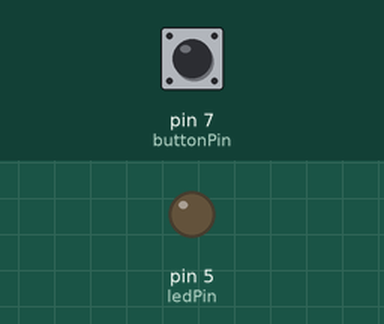
This sketch was run on a simulated Arduino Mega 2560, built with avr-gcc and run on an emulated ATmega2560. On the bench: output pins drawn as LEDs (lit = HIGH). Inputs (shaded band) come from the test bench; at power-on: pin 7 (buttonPin) LOW.

Above: at 1.2 s.
1.3 s: pin 7 (buttonPin) pulled HIGH for 0.15 s
At 1.37 s:
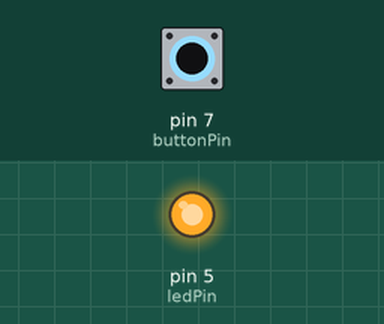
2.9 s: pin 7 (buttonPin) pulled HIGH for 3.2 s
At 7.2 s:
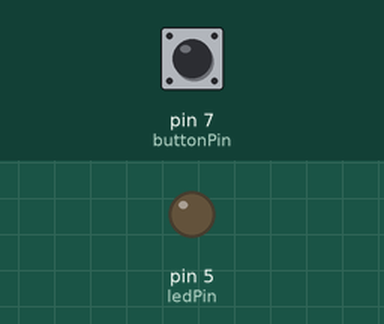
Timing chart, 0 to 8.7 s (numbered marks = the images above; inputs shaded):
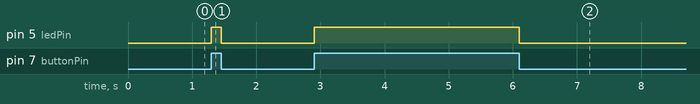

Measured:
- after the input at 1.3 s, pin 5 (ledPin): LOW → HIGH at once, → LOW 0.15 s later
- after the input at 2.9 s, pin 5 (ledPin): LOW → HIGH at once, → LOW 3.2 s later

The sketch:

pushbutton.ino
```cpp
// Defining the pins
const int buttonPin = 7;
const int ledPin = 5;

void setup() {
    // Initializing the LED pin as output
    pinMode(ledPin, OUTPUT);
    // Initializing the button pin as input
    pinMode(buttonPin, INPUT);
}

void loop() {
    // Reading the button state
    int buttonState = digitalRead(buttonPin);

    // If the button is pressed, the value read will be HIGH
    if (buttonState == HIGH) {
    // Turn on the LED
    digitalWrite(ledPin, HIGH);
    } else {
    // Turn off the LED
    digitalWrite(ledPin, LOW);
    }
}
```

pushbutton.c
```cpp
#include <avr/io.h>
#include <util/delay.h>

#define LED_PIN PH3
#define BUTTON_PIN PH4

int main(void) {
    // Set the LED pin as an output
    DDRH |= (1 << LED_PIN);

    // Set the button pin as an input
    DDRH &= ~(1 << BUTTON_PIN);

    while (1) {
        // If the button is pressed, turn on the LED
        if (PINH & (1 << BUTTON_PIN)) {
            PORTH |= (1 << LED_PIN);
        } else {
            PORTH &= ~(1 << LED_PIN);
        }
    }
}
```
